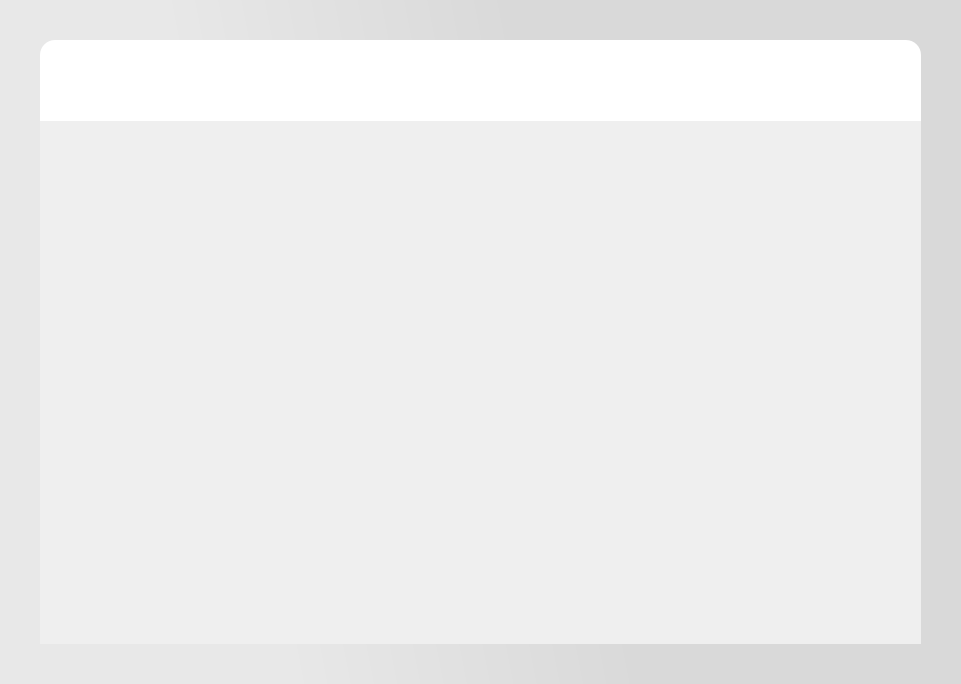
<?xml version="1.0" encoding="UTF-8"?>
<ui version="4.0">
 <class>BarangayDashboard</class>
 <widget class="QWidget" name="BarangayDashboard">
  <property name="geometry">
   <rect>
    <x>0</x>
    <y>0</y>
    <width>961</width>
    <height>684</height>
   </rect>
  </property>
  <property name="windowTitle">
   <string>Barangay Admin Dashboard</string>
  </property>
  <property name="styleSheet">
   <string notr="true">QWidget#BarangayDashboard {
    background-color: qlineargradient(spread:pad, x1:0.677, y1:0.613409, x2:0.259, y2:0.671, stop:0.149254 rgba(217, 217, 217, 255), stop:1 rgba(232, 232, 232, 255));
}</string>
  </property>
  <layout class="QVBoxLayout" name="mainLayout">
   <property name="spacing">
    <number>0</number>
   </property>
   <property name="leftMargin">
    <number>40</number>
   </property>
   <property name="topMargin">
    <number>40</number>
   </property>
   <property name="rightMargin">
    <number>40</number>
   </property>
   <property name="bottomMargin">
    <number>40</number>
   </property>
   <item>
    <widget class="QFrame" name="frame">
     <property name="styleSheet">
      <string notr="true">QFrame#frame {
    background-color: rgb(255, 255, 255);
    border-radius: 15px;
}</string>
     </property>
     <property name="frameShape">
      <enum>QFrame::NoFrame</enum>
     </property>
     <layout class="QVBoxLayout" name="frameLayout">
      <property name="spacing">
       <number>0</number>
      </property>
      <property name="leftMargin">
       <number>0</number>
      </property>
      <property name="topMargin">
       <number>0</number>
      </property>
      <property name="rightMargin">
       <number>0</number>
      </property>
      <property name="bottomMargin">
       <number>0</number>
      </property>
      <item>
       <widget class="QLabel" name="label_3">
        <property name="minimumSize">
         <size>
          <width>0</width>
          <height>81</height>
         </size>
        </property>
        <property name="maximumSize">
         <size>
          <width>16777215</width>
          <height>81</height>
         </size>
        </property>
        <property name="styleSheet">
         <string notr="true">QLabel {
    background: qlineargradient(
        spread:pad,
        x1:0, y1:0,
        x2:0, y2:1,
        stop:0 #0d47a1,
        stop:1 #1976d2
    );
    border-radius: 15px;
    color: white;
    font-weight: bold;
}</string>
        </property>
        <property name="text">
         <string>&lt;html&gt;&lt;head/&gt;&lt;body&gt;&lt;p align=&quot;center&quot;&gt;&lt;span style=&quot; font-size:14pt;&quot;&gt;REQUEST STATUS&lt;/span&gt;&lt;/p&gt;&lt;/body&gt;&lt;/html&gt;</string>
        </property>
       </widget>
      </item>
      <item>
       <widget class="QScrollArea" name="scrollArea_content">
        <property name="styleSheet">
         <string notr="true">QScrollArea {
    background-color: white;
    border: none;
}
QScrollBar:vertical {
    border: none;
    background: #f0f0f0;
    width: 10px;
    border-radius: 5px;
}
QScrollBar::handle:vertical {
    background: #1976d2;
    border-radius: 5px;
    min-height: 20px;
}
QScrollBar::add-line:vertical, QScrollBar::sub-line:vertical {
    height: 0px;
}</string>
        </property>
        <property name="widgetResizable">
         <bool>true</bool>
        </property>
        <widget class="QWidget" name="scrollAreaWidgetContents">
         <property name="geometry">
          <rect>
           <x>0</x>
           <y>0</y>
           <width>100</width>
           <height>100</height>
          </rect>
         </property>
        </widget>
       </widget>
      </item>
     </layout>
    </widget>
   </item>
  </layout>
 </widget>
 <resources/>
 <connections/>
</ui>
